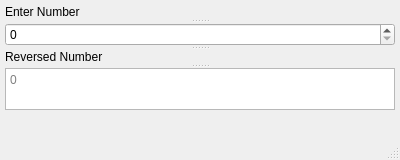
<?xml version="1.0" encoding="UTF-8"?>
<ui version="4.0">
 <class>MainWindow</class>
 <widget class="QMainWindow" name="MainWindow">
  <property name="geometry">
   <rect>
    <x>0</x>
    <y>0</y>
    <width>400</width>
    <height>160</height>
   </rect>
  </property>
  <property name="windowTitle">
   <string>MainWindow</string>
  </property>
  <widget class="QWidget" name="centralwidget">
   <widget class="QSplitter" name="splitter">
    <property name="geometry">
     <rect>
      <x>5</x>
      <y>5</y>
      <width>390</width>
      <height>105</height>
     </rect>
    </property>
    <property name="orientation">
     <enum>Qt::Vertical</enum>
    </property>
    <widget class="QLabel" name="label">
     <property name="text">
      <string>Enter Number</string>
     </property>
    </widget>
    <widget class="QSpinBox" name="spinBox"/>
    <widget class="QLabel" name="label_2">
     <property name="text">
      <string>Reversed Number</string>
     </property>
    </widget>
    <widget class="QTextBrowser" name="textBrowser">
     <property name="placeholderText">
      <string>0</string>
     </property>
    </widget>
   </widget>
  </widget>
  <widget class="QMenuBar" name="menubar">
   <property name="geometry">
    <rect>
     <x>0</x>
     <y>0</y>
     <width>400</width>
     <height>23</height>
    </rect>
   </property>
  </widget>
  <widget class="QStatusBar" name="statusbar"/>
 </widget>
 <resources/>
 <connections/>
</ui>
